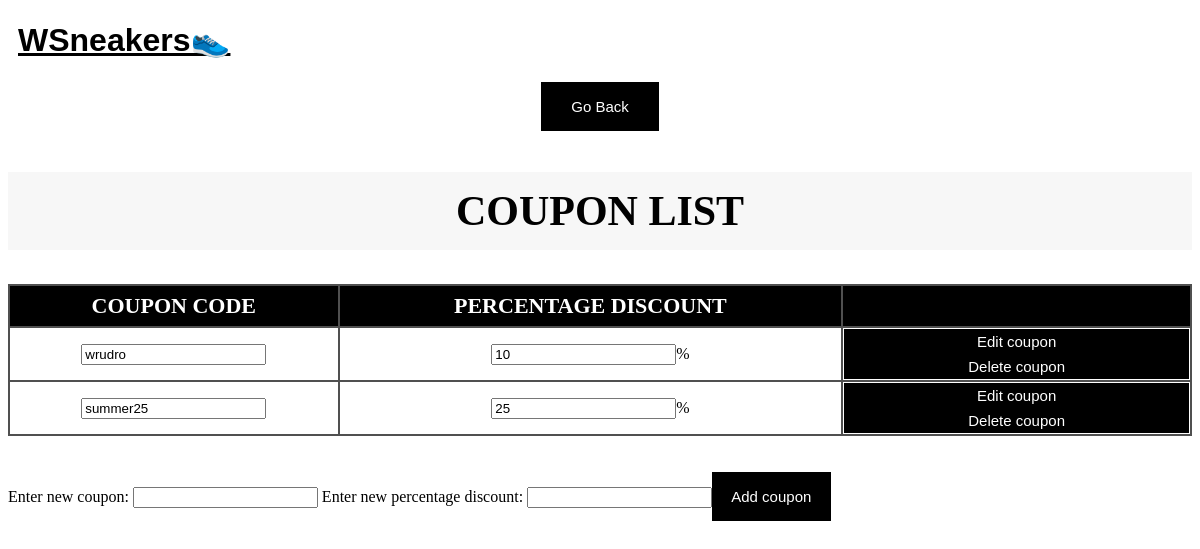
Screenshot of /coupon/couponPage.php (signed in) with the database file from the repository.
### tables this page shows
CREATE TABLE `coupons` (
  `CouponID` int(10) NOT NULL,
  `Percentage_Discount` int(10) DEFAULT NULL,
  `Name` varchar(30) DEFAULT NULL,
  `SellerID` int(10) DEFAULT NULL
);

### coupon/couponRepo.php (called while the page is built, shortened)
<?php
    class CouponRepo{
        public static $instance;
        public static function getInstance(): CouponRepo
        {
            if (!isset(CouponRepo::$instance)) {
                CouponRepo::$instance = new CouponRepo();
            }
            return CouponRepo::$instance;
        }
        public static function getCoupons($seller){
            $con = Db::getInstance()->getConnection();
            $sql = "SELECT c.CouponID,c.Name,c.Percentage_Discount
                    FROM coupons as c
                    INNER JOIN seller s ON s.SellerID=c.SellerID
                    WHERE s.Username LIKE '$seller%';";
            $result = mysqli_query($con, $sql);
            if ($result) return $result;
            else return false;
        }
    }
?>

### coupon/couponPage.php (the view, shortened to what this page needs)
<!DOCTYPE html>
<html lang="en">
<head>
    <link rel="stylesheet" href="couponstyles.css">
</head>
<body>
        <?php
            include("couponRepo.php");
            $coupon = CouponRepo::getInstance();
        ?>
    <table style='border: none;'><tr>
    <td style='border: none;'><form action="../sellerProfile/sellerProfile.php" method="post">
        <button class='Button' type='submit' style = 'padding:1%;width:10%;'>Go Back</button>
    </form></td>
    </tr></table>
        <?php
            $result = $coupon->getCoupons($_SESSION["SellerUsername"]);
            if ($result){
                echo "<h2>Coupon List</h2>";
                echo "<table>
                <tr>
                    <th>Coupon Code</th>
                    <th>Percentage Discount</th>
                    <th></th>
                </tr>";
                while ($row = $result->fetch_assoc()) {
                    echo "<tr>";
                    echo "<form action='couponPage.php' method='post'>";
                    echo "<td><input type='text' name='couponname' value='".$row["Name"]."'></td>";
                    echo "<td><input type='number' name='discount' value='".$row["Percentage_Discount"]."'>%</td>";
                    echo "<td>
                        <input type='hidden' name='coupon_id' value='{$row["CouponID"]}'>
                        <button class='Button' type='submit' name='edit' style='padding: 0px;'>Edit coupon</button>
                        <button class='Button' type='submit' name='delete' style='padding: 0px;'>Delete coupon</button>
                        </td>";
                    echo "</tr>";
                }
                echo "</table><br><br>";
                echo "Enter new coupon: <input type='text' name='newcoupon'>";
                echo "  Enter new percentage discount: <input type='text' name='newcoupondiscount'>";
                echo "<button class='Button' type='submit' name='add' style='padding:1%;width:10%;'>Add coupon</button>";
            }
            else{
                echo "<h2>No category available.</h2>";
            }
        ?>
</body>
</html>

### coupon/couponstyles.css (style rules this page uses)
table { border-collapse: collapse; width: 100%; }
h2 { text-align: center; font-size: 42px; text-transform: uppercase; color: #000000; background-color: #f7f7f7; padding: 15px; margin-top: 40px; }
th, td { border: 2px solid #505050; text-align: center; background-color: #ffffff; }
th { background-color: #000000; font-size: 22px; color: #ffffff; text-transform: uppercase; padding: 7px; }
.Button { background-color: black; border: 4px solid black; color: white; font-size: 15px; cursor: pointer; width: 100%; border-top: 4px solid black; border-bottom: 4px solid black; padding: 40px; }

### header.css (style rules this page uses)
.homepage { font-family: sans-serif; color: black; margin-left: 10px; }

### rows the page displays
coupons: couponname "wrudro", discount "10"
coupons: couponname "summer25", discount "25"
